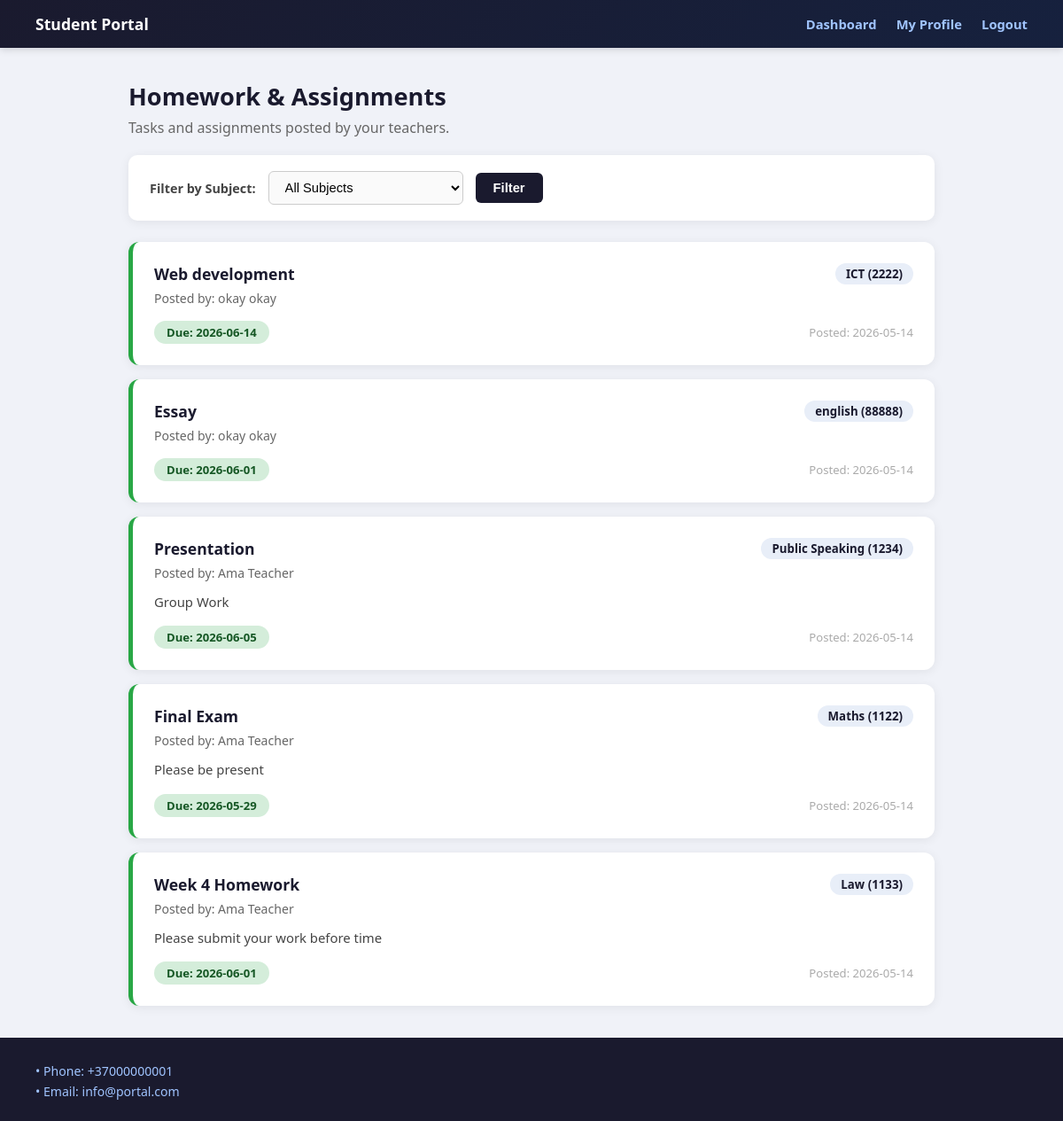
/homework_student.php (signed in), run on the app's committed database.
### tables this page shows
CREATE TABLE `homework` (
  `id` int(11) NOT NULL,
  `subject_id` int(11) NOT NULL,
  `teacher_id` int(11) NOT NULL,
  `title` varchar(200) NOT NULL,
  `description` text DEFAULT NULL,
  `due_date` date DEFAULT NULL,
  `created_at` timestamp NOT NULL DEFAULT current_timestamp()
);

CREATE TABLE `subjects` (
  `id` int(11) NOT NULL,
  `subject_name` varchar(100) NOT NULL,
  `subject_code` varchar(20) DEFAULT NULL,
  `teacher_id` int(11) NOT NULL,
  `created_at` timestamp NOT NULL DEFAULT current_timestamp()
);

CREATE TABLE `users` (
  `id` int(11) NOT NULL COMMENT 'Unique ID for each user',
  `username` varchar(50) NOT NULL COMMENT 'User''s login name',
  `password` varchar(255) NOT NULL COMMENT 'User''s password',
  `name` varchar(100) DEFAULT NULL COMMENT 'User''s first name',
  `surname` varchar(100) DEFAULT NULL COMMENT 'User''s last name',
  `birth_year` year(4) DEFAULT NULL COMMENT 'User''s year of birth',
  `description` text DEFAULT NULL COMMENT 'A long text about the user',
  `photo` varchar(255) DEFAULT NULL COMMENT 'The file path of the user''s photo',
  `role` enum('student','teacher') NOT NULL DEFAULT 'student'
);

### homework_student.php (the view, shortened to what this page needs)
<?php
require_once 'config.php';
$student_id = (int)$_SESSION["user_id"];
$subject_id = (int)($_GET["subject_id"] ?? 0);
$stmt = $conn->prepare(
    "SELECT s.id, s.subject_name, s.subject_code
     FROM enrollments e
     JOIN subjects s ON s.id = e.subject_id
     WHERE e.student_id = ?
     ORDER BY s.subject_name ASC"
);
$stmt->bind_param("i", $student_id);
$stmt->execute();
if ($subject_id > 0) {
    $stmt = $conn->prepare(
        "SELECT h.id, h.title, h.description, h.due_date, h.created_at,
                s.subject_name, s.subject_code,
                u.username AS teacher_username, u.name AS teacher_name, u.surname AS teacher_surname
         FROM homework h
         JOIN subjects s ON s.id = h.subject_id
         JOIN users u ON u.id = h.teacher_id
         JOIN enrollments e ON e.subject_id = h.subject_id AND e.student_id = ?
         WHERE h.subject_id = ?
         ORDER BY h.created_at DESC"
    );
    $stmt->bind_param("ii", $student_id, $subject_id);
} else {
    $stmt = $conn->prepare(
        "SELECT h.id, h.title, h.description, h.due_date, h.created_at,
                s.subject_name, s.subject_code,
                u.username AS teacher_username, u.name AS teacher_name, u.surname AS teacher_surname
         FROM homework h
         JOIN subjects s ON s.id = h.subject_id
         JOIN users u ON u.id = h.teacher_id
         JOIN enrollments e ON e.subject_id = h.subject_id AND e.student_id = ?
         ORDER BY h.created_at DESC"
    );
    $stmt->bind_param("i", $student_id);
}
$stmt->execute();
$hw_result = $stmt->get_result();
$today = date("Y-m-d");
?>
<!DOCTYPE html>
<html lang="en">
<head>
</head>
<body>
<div class="navbar">
    <div class="logo">Student Portal</div>
    <div>
        <a href="student_dashboard.php">Dashboard</a>
        <a href="user_profile.php">My Profile</a>
        <a href="user_logout.php">Logout</a>
    </div>
</div>
<div class="container">
    <h1>Homework & Assignments</h1>
    <p style="color:#666;margin-bottom:20px;">Tasks and assignments posted by your teachers.</p>
    <form method="get">
        <div class="filter-bar">
            <label>Filter by Subject:</label>
            <select name="subject_id">
                <option value="0">All Subjects</option>
            </select>
            <button type="submit">Filter</button>
        </div>
    </form>
    <div class="hw-list">
        <?php
        while ($hw = $hw_result->fetch_assoc()):
            $due = $hw['due_date'];
            $card_class = 'no-due';
            $due_label  = '';
            $badge_class = 'due-none';
            if ($due) {
                if ($due < $today) {
                    $card_class  = 'overdue';
                    $badge_class = 'due-overdue';
                    $due_label   = 'Due: ' . $due . ' (Overdue)';
                } elseif ($due === $today) {
                    $card_class  = 'upcoming';
                    $badge_class = 'due-today';
                    $due_label   = 'Due: Today!';
                } else {
                    $card_class  = 'upcoming';
                    $badge_class = 'due-upcoming';
                    $due_label   = 'Due: ' . $due;
                }
            } else {
                $due_label = 'No due date';
            }
            $teacher_full = trim(($hw['teacher_name'] ?? '') . ' ' . ($hw['teacher_surname'] ?? ''));
            $teacher_label = $teacher_full ?: $hw['teacher_username'];
            $subject_label = $hw['subject_name'] . (!empty($hw['subject_code']) ? " ({$hw['subject_code']})" : "");
        ?>
        <div class="hw-card <?php echo $card_class; ?>">
            <div class="hw-header">
                <span class="hw-title"><?php echo htmlspecialchars($hw['title']); ?></span>
                <span class="hw-subject"><?php echo htmlspecialchars($subject_label); ?></span>
            </div>
            <div class="hw-teacher">Posted by: <?php echo htmlspecialchars($teacher_label); ?></div>
            <?php if (!empty($hw['description'])): ?>
                <div class="hw-desc"><?php echo nl2br(htmlspecialchars($hw['description'])); ?></div>
            <?php endif; ?>
            <div class="hw-footer">
                <span class="due-badge <?php echo $badge_class; ?>"><?php echo htmlspecialchars($due_label); ?></span>
                <span class="posted-date">Posted: <?php echo htmlspecialchars(substr($hw['created_at'], 0, 10)); ?></span>
            </div>
        </div>
        <?php endwhile; ?>
    </div>
</div>
<div class="footer">
    <p>• Phone: +37000000001</p>
    <p>• Email: info@portal.com</p>
</div>
</body>
</html>

### homework_student.php (style rules this page uses)
* { box-sizing: border-box; margin: 0; padding: 0; }
body { font-family: 'Segoe UI', Arial, sans-serif; background: #f0f2f8; min-height: 100vh; display: flex; flex-direction: column; }
.navbar { background: linear-gradient(135deg, #1a1a2e 0%, #16213e 100%); color: white; padding: 15px 40px; display: flex; justify-content: space-between; align-items: center; box-shadow: 0 2px 8px rgba(0,0,0,0.15); }
.navbar .logo { font-size: 1.1rem; font-weight: 700; }
.navbar a { color: #a0c4ff; text-decoration: none; margin-left: 18px; font-weight: 600; font-size: 0.92rem; }
.container { max-width: 950px; margin: 36px auto; padding: 0 20px; flex: 1; width: 100%; }
h1 { font-size: 1.7rem; color: #1a1a2e; margin-bottom: 6px; }
.filter-bar { background: white; border-radius: 10px; padding: 18px 24px; box-shadow: 0 2px 12px rgba(0,0,0,0.07); margin-bottom: 24px; display: flex; align-items: center; gap: 14px; flex-wrap: wrap; }
.filter-bar label { font-weight: 600; color: #444; font-size: 0.9rem; white-space: nowrap; }
.filter-bar select { padding: 9px 14px; border: 1px solid #ccc; border-radius: 6px; font-size: 0.92rem; background: #fafafa; min-width: 220px; }
.filter-bar button { padding: 9px 20px; background: #1a1a2e; color: white; border: none; border-radius: 6px; cursor: pointer; font-weight: 600; font-size: 0.92rem; }
.hw-list { display: flex; flex-direction: column; gap: 16px; }
.hw-card { background: white; border-radius: 12px; padding: 24px; box-shadow: 0 2px 12px rgba(0,0,0,0.07); border-left: 5px solid #1a1a2e; }
.hw-card.upcoming { border-left-color: #28a745; }
.hw-header { display: flex; justify-content: space-between; align-items: flex-start; flex-wrap: wrap; gap: 8px; }
.hw-title { font-size: 1.1rem; font-weight: 700; color: #1a1a2e; }
.hw-subject { font-size: 0.83rem; background: #e8eef8; color: #1a1a2e; padding: 3px 12px; border-radius: 20px; font-weight: 600; }
.hw-teacher { color: #666; font-size: 0.88rem; margin-top: 6px; }
.hw-desc { color: #444; font-size: 0.93rem; margin-top: 12px; line-height: 1.5; }
.hw-footer { display: flex; justify-content: space-between; align-items: center; margin-top: 16px; flex-wrap: wrap; gap: 8px; }
.due-badge { padding: 4px 14px; border-radius: 20px; font-size: 0.82rem; font-weight: 700; }
.due-upcoming { background: #d4edda; color: #155724; }
.posted-date { font-size: 0.82rem; color: #aaa; }
.footer { background: #1a1a2e; color: #a0c4ff; padding: 24px 40px; font-size: 0.88rem; margin-top: auto; }
.footer p { margin-top: 4px; }

### data on the page
homework: title "Web development", subject.subject_code "ICT (2222)", teacher.surname "okay okay", due_date "Due: 2026-06-14", created_at "2026-05-14"
homework: title "Essay", subject.subject_code "english (88888)", teacher.surname "okay okay", due_date "Due: 2026-06-01", created_at "2026-05-14"
homework: title "Presentation", subject.subject_code "Public Speaking (1234)", teacher.username "Ama Teacher", description "Group Work", due_date "Due: 2026-06-05", created_at "2026-05-14"
homework: title "Final Exam", subject.subject_code "Maths (1122)", teacher.username "Ama Teacher", description "Please be present", due_date "Due: 2026-05-29", created_at "2026-05-14"
homework: title "Week 4 Homework", subject.subject_code "Law (1133)", teacher.username "Ama Teacher", description "Please submit your work before time", due_date "Due: 2026-06-01", created_at "2026-05-14"
